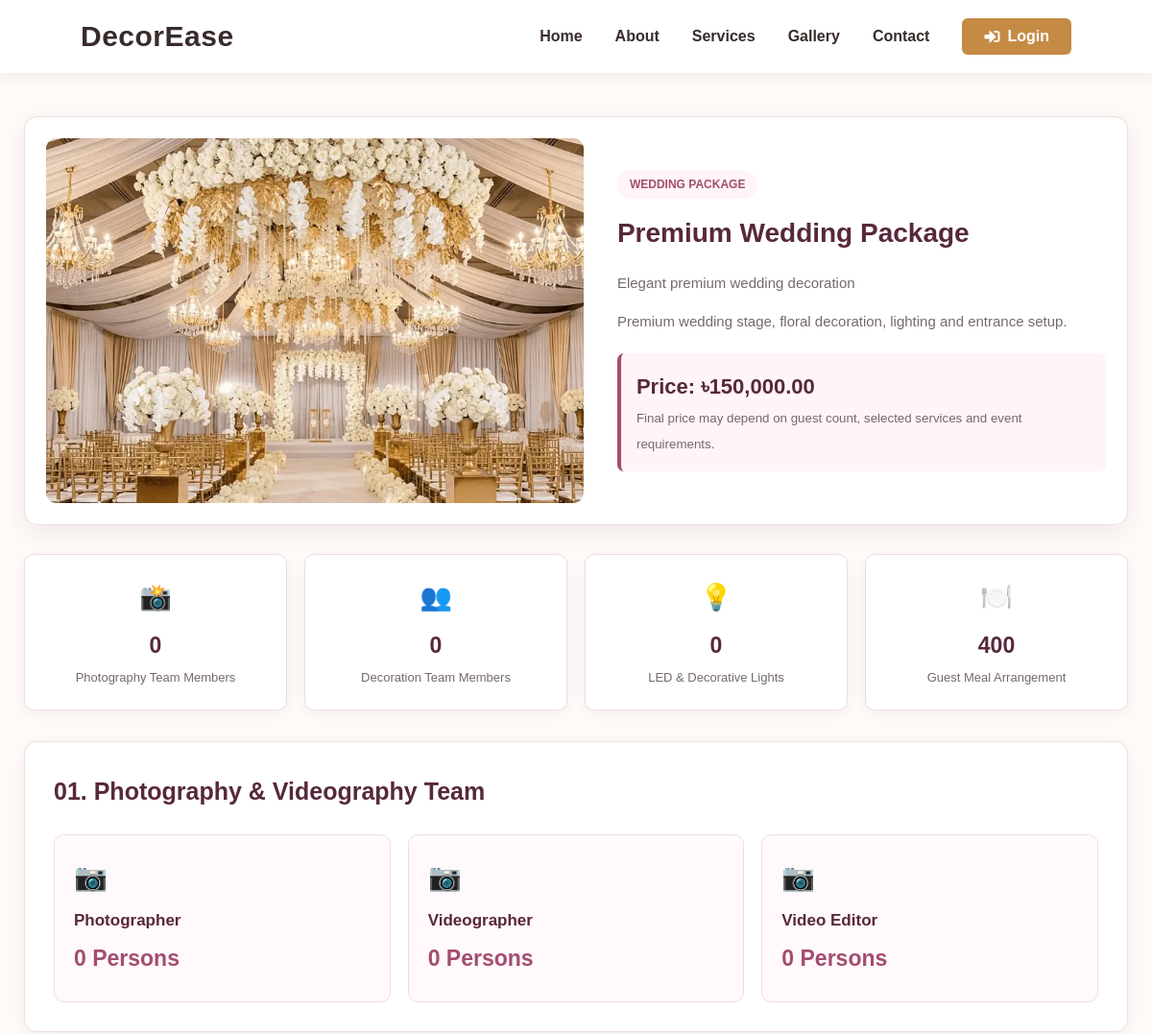
Before: /package_details.php?id=1 (upper part) with the older database file.
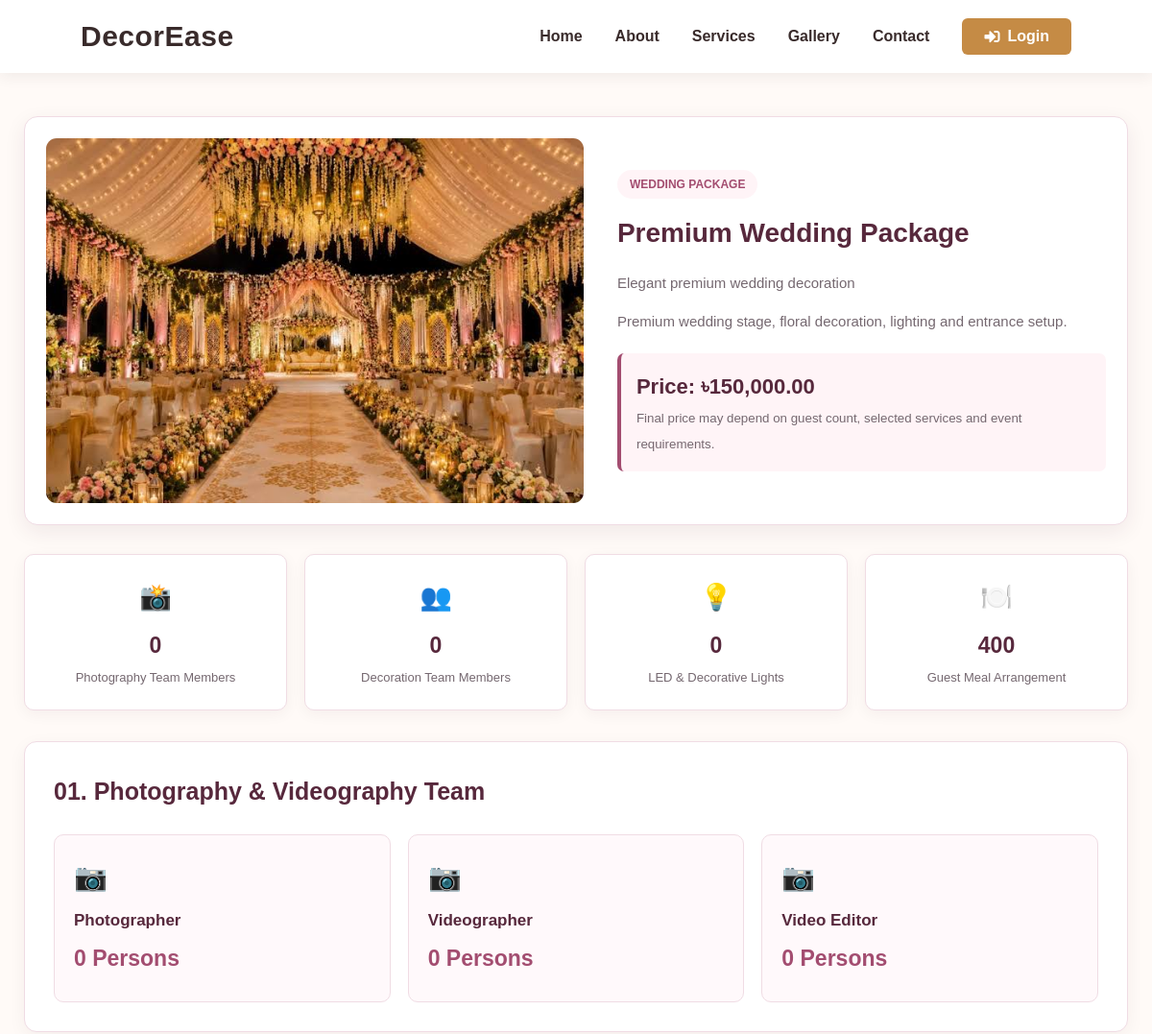
After: the same page with the newer database file.
### tables this page shows
CREATE TABLE `packages` (
  `package_id` int(10) UNSIGNED NOT NULL,
  `category_id` int(10) UNSIGNED NOT NULL,
  `package_name` varchar(200) NOT NULL,
  `slug` varchar(200) NOT NULL,
  `short_description` text DEFAULT NULL,
  `description` longtext DEFAULT NULL,
  `base_price` decimal(12,2) NOT NULL DEFAULT 0.00,
  `guest_capacity` int(10) UNSIGNED DEFAULT 0,
  `image_id` int(10) UNSIGNED DEFAULT NULL,
  `is_featured` tinyint(1) DEFAULT 0,
  `status` enum('active','inactive','draft') DEFAULT 'draft',
  `created_at` timestamp NOT NULL DEFAULT current_timestamp(),
  `updated_at` timestamp NOT NULL DEFAULT current_timestamp() ON UPDATE current_timestamp()
);

CREATE TABLE `media` (
  `media_id` int(10) UNSIGNED NOT NULL,
  `file_name` varchar(255) NOT NULL,
  `file_path` varchar(500) NOT NULL,
  `file_type` varchar(100) DEFAULT NULL,
  `alt_text` varchar(255) DEFAULT NULL,
  `uploaded_by` int(10) UNSIGNED DEFAULT NULL,
  `created_at` timestamp NOT NULL DEFAULT current_timestamp()
);

CREATE TABLE `event_categories` (
  `category_id` int(10) UNSIGNED NOT NULL,
  `name` varchar(150) NOT NULL,
  `slug` varchar(160) NOT NULL,
  `description` text DEFAULT NULL,
  `image_id` int(10) UNSIGNED DEFAULT NULL,
  `sort_order` int(11) DEFAULT 0,
  `status` enum('active','inactive') DEFAULT 'active',
  `created_at` timestamp NOT NULL DEFAULT current_timestamp()
);

### package_details.php (the view, shortened to what this page needs)
<?php
require_once __DIR__ . '/db.php';
function e($value) {
    return htmlspecialchars((string)($value ?? ''), ENT_QUOTES, 'UTF-8');
}
$packageId = filter_input(INPUT_GET, 'id', FILTER_VALIDATE_INT);
$stmt = $conn->prepare("
    SELECT
        p.package_id,
        p.package_name,
        p.short_description,
        p.description,
        p.base_price,
        p.guest_capacity,
        m.file_path AS package_image,
        m.alt_text AS image_alt,
        ec.name AS category_name
    FROM packages p
    INNER JOIN event_categories ec
        ON p.category_id = ec.category_id
    LEFT JOIN media m
        ON p.image_id = m.media_id
    WHERE p.package_id = ?
      AND p.status = 'active'
      AND ec.status = 'active'
    LIMIT 1
");
$stmt->bind_param("i", $packageId);
$stmt->execute();
$package = $stmt->get_result()->fetch_assoc();
$teamRoles = [];
$stmt = $conn->prepare("
    SELECT
        tr.role_id,
        tr.role_name,
        tr.description AS role_description,
        COALESCE(ptr.quantity, 0) AS quantity,
        ptr.description AS package_description
    FROM team_roles tr
    LEFT JOIN package_team_roles ptr
        ON tr.role_id = ptr.role_id
       AND ptr.package_id = ?
    ORDER BY tr.role_id ASC
");
$stmt->bind_param("i", $packageId);
$stmt->execute();
$result = $stmt->get_result();
while ($row = $result->fetch_assoc()) {
    $teamRoles[] = $row;
}
$photoTeam = [];
$totalPhoto = 0;
$totalDecoration = 0;
foreach ($teamRoles as $role) {
    $roleName = strtolower($role['role_name']);
    $quantity = (int)$role['quantity'];
    if (
        strpos($roleName, 'photograph') !== false ||
        strpos($roleName, 'videograph') !== false ||
        strpos($roleName, 'video editor') !== false
    ) {
        $photoTeam[] = $role;
        $totalPhoto += $quantity;
    }
    elseif (
        strpos($roleName, 'decorat') !== false ||
        strpos($roleName, 'flower') !== false ||
        strpos($roleName, 'setup') !== false
    ) {
        $totalDecoration += $quantity;
    }
}
$totalLights = 0;
$packageImage = !empty($package['package_image'])
    ? $package['package_image']
    : 'images/wed1.webp';
$guestCapacity = (int)($package['guest_capacity'] ?? 0);
$packageDescription = $package['description'] ?? '';
?>
<!DOCTYPE html>
<html lang="en">
<head>
</head>
<body>
<?php include 'includes/navber.php'; ?>
<main>
<div class="wedding-container">
    <section class="package-overview">
        <div class="package-image">
            <img src="<?php echo e($packageImage); ?>"
                 alt="<?php echo e($package['image_alt'] ?: $package['package_name']); ?>">
        </div>
        <div class="package-content">
            <span class="package-label">
                <?php echo e(strtoupper($package['category_name'])); ?> PACKAGE
            </span>
            <h2><?php echo e($package['package_name']); ?></h2>
            <p><?php echo nl2br(e($package['short_description'])); ?></p>
            <p><?php echo nl2br(e($packageDescription)); ?></p>
            <div class="package-price">
                <strong>
                    Price: ৳<?php echo number_format((float)$package['base_price'], 2); ?>
                </strong>
                <small>
                    Final price may depend on guest count,
                    selected services and event requirements.
                </small>
            </div>
        </div>
    </section>
    <section class="quick-info">
        <div class="info-card">
            <div class="info-icon">📸</div>
            <h3><?php echo $totalPhoto; ?></h3>
            <p>Photography Team Members</p>
        </div>
        <div class="info-card">
            <div class="info-icon">👥</div>
            <h3><?php echo $totalDecoration; ?></h3>
            <p>Decoration Team Members</p>
        </div>
        <div class="info-card">
            <div class="info-icon">💡</div>
            <h3><?php echo $totalLights; ?></h3>
            <p>LED &amp; Decorative Lights</p>
        </div>
        <div class="info-card">
            <div class="info-icon">🍽️</div>
            <h3><?php echo $guestCapacity; ?></h3>
            <p>Guest Meal Arrangement</p>
        </div>
    </section>
    <section class="detail-section">
        <div class="section-heading">
            <h2>01. Photography &amp; Videography Team</h2>
        </div>
        <div class="team-grid">
            <?php foreach ($photoTeam as $role): ?>
                <div class="team-card">
                    <div class="icon">📷</div>
                    <h3><?php echo e($role['role_name']); ?></h3>
                    <div class="number">
                        <?php echo (int)$role['quantity']; ?>
                        <?php echo ((int)$role['quantity'] === 1) ? 'Person' : 'Persons'; ?>
                    </div>
                </div>
            <?php endforeach; ?>
        </div>
    </section>
</div>
</main>
</body>
</html>

Changed rows visible on the page:
changed packages "Premium Wedding Package": image.file_path: a different picture
